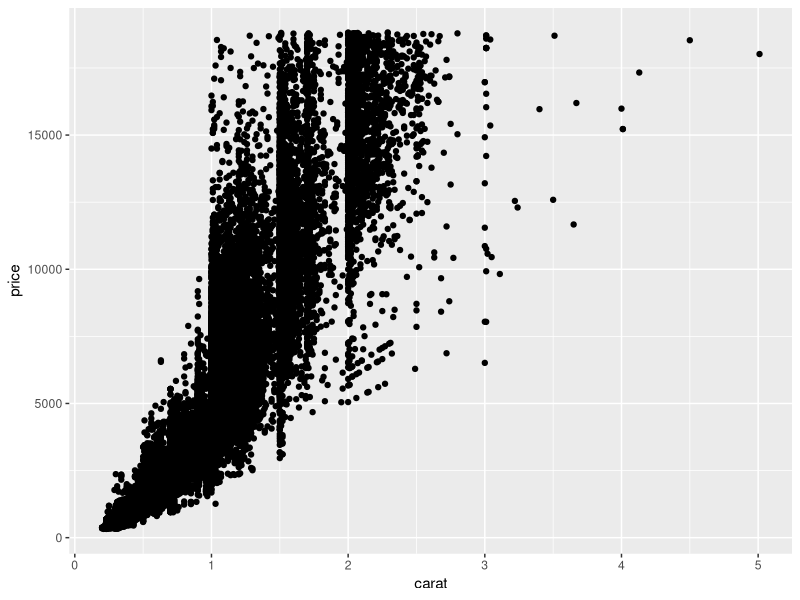
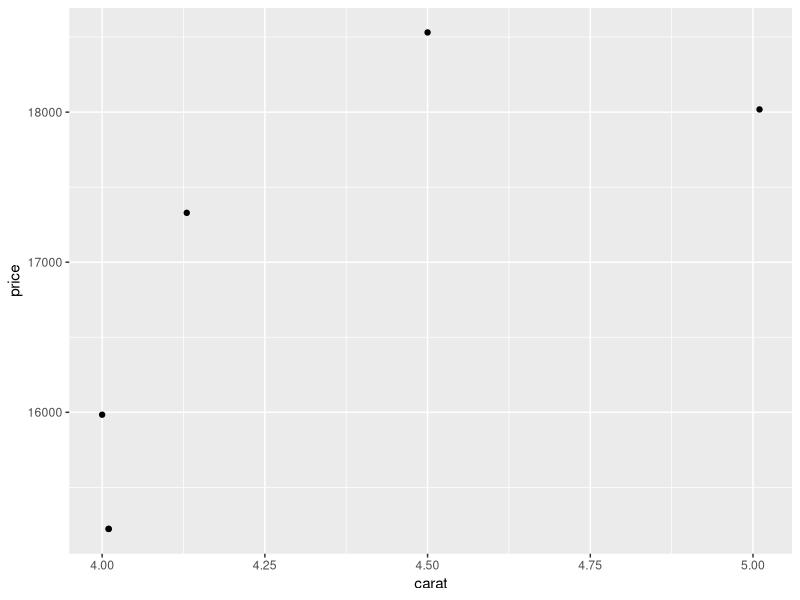
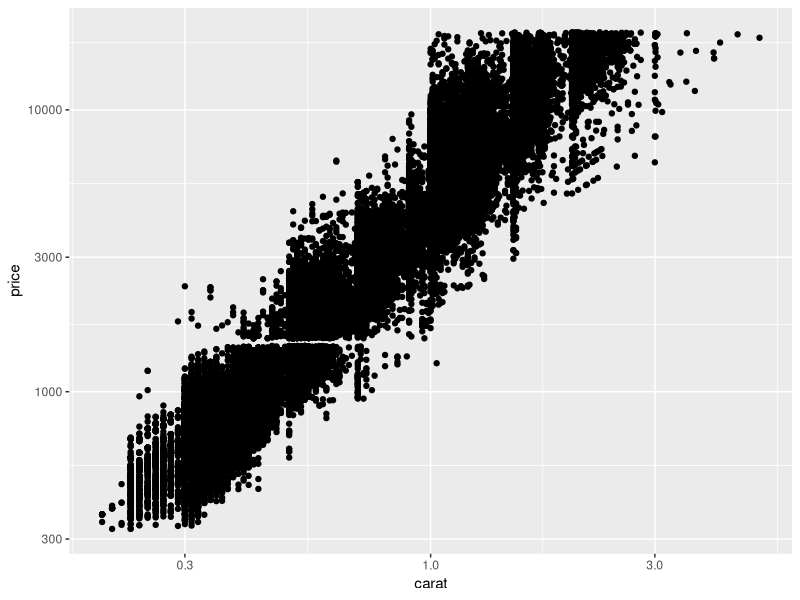
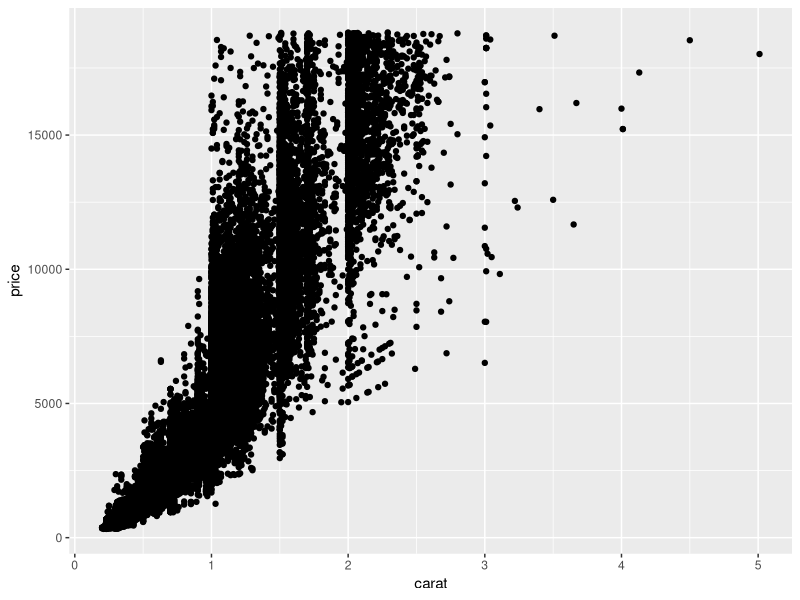
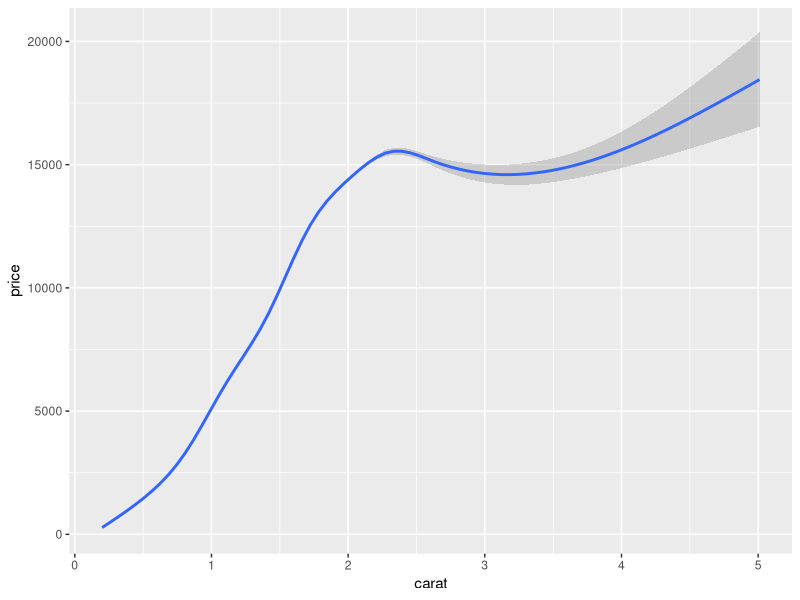
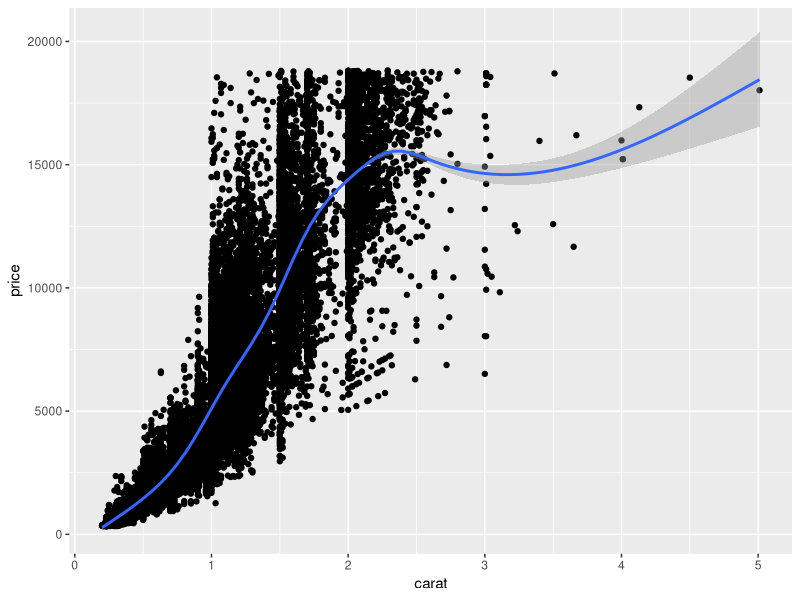
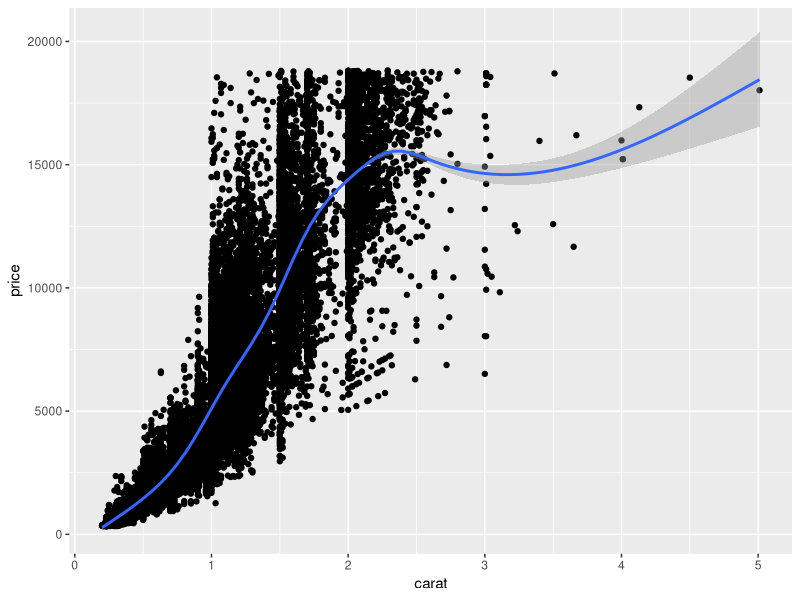
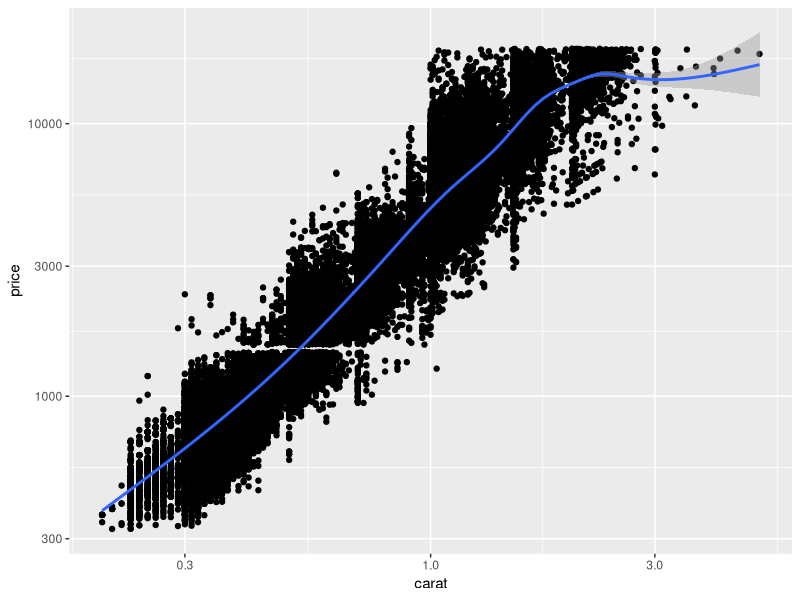

Here is the R script that generated these plots, in order: (Note: this script raises an error after producing the figures.)
library(ggplot2)

# Take a look at our example dataset  
View(diamonds)

# Make a chart from scratch
x = ggplot() +
  layer(
    data = diamonds, mapping = aes(x=carat,y=price),
    stat='identity', position="identity", geom="point"
  ) +
  scale_x_continuous() +
  scale_y_continuous() +
  coord_cartesian()
x

# Show only diamonds with at least 4 carat
min4carat = diamonds[diamonds$carat >= 4,]
ggplot() +
  layer(
    data = min4carat, mapping = aes(x=carat,y=price),
    stat='identity', position="identity", geom="point"
  ) +
  scale_x_continuous() +
  scale_y_continuous() +
  coord_cartesian()

# TODO: Convert this into a jitter plot

# TODO: Is this a power curve?
# add 1. y <- ..., and x and y log scale
x + scale_x_log10() + scale_y_log10()


# Get rid of layer definitintions
ggplot(data = diamonds, mapping = aes(x=carat,y=price)) +
  geom_point()

ggplot(data = diamonds, mapping = aes(x=carat,y=price)) +
  geom_smooth()

# Add up 2 layers
ggplot(data = diamonds, mapping = aes(x=carat,y=price)) +
  geom_point() + geom_smooth()

#### 

# Switch to qplot 
qplot(carat,price,data=diamonds,geom=c('point','smooth'))

# set axis log='xy'
qplot(carat,price,data=diamonds,geom=c('point','smooth'),log='xy')

# Let's change the theme to bw
qplot(carat,price,data=diamonds,geom=c('point','smooth'),log='xy') +
  theme_bw()


# A FEW EXTRA FEATURES

# Strong defaults
qplot(price, data=diamonds)
qplot(price, data=diamonds, binwidth=100)

# Histogram by cut 
qplot(cut,data=diamonds)

# Histogram as barchart
ggplot(diamonds,aes(x="",fill=cut)) + geom_bar(width=1)

# Pie Chart
ggplot(diamonds,aes(x="",fill=cut)) + geom_bar(width=1) 
+ coord_polar(theta='y')

# Faceting
qplot(carat,price,data=diamonds,geom=c('point','smooth'),
      log='xy') + facet_grid(. ~ cut)

# Colors
qplot(carat,price,data=diamonds,geom='point', 
      color=cut, 
      size=clarity)

# Sizes
qplot(carat,price,data=diamonds[diamonds$carat >= 3,],geom='point', 
      color=clarity, 
      size=cut)

# Show point, jitter, boxplot, violin plot
qplot(x=cut, y=price, data=diamonds, geom='point')


# Exercises 
# Visualize these and write a sentence
# about what the chart tells yo about the data
###########

# - Create a histogram of "carat"

# - Set the bin width of the histogram to 0.01

# Make a scatterplot: carat vs price, set the color to clarity

# Make a scatterplot: carat vs price, set the color to clarity. Also add trendline to the plot

# Make a scatterplot: carat vs price, 
# Facet it by clarity.

# - Show carat vs cut, make a jitter, a violin and a boxplot. 
# What can you see?
